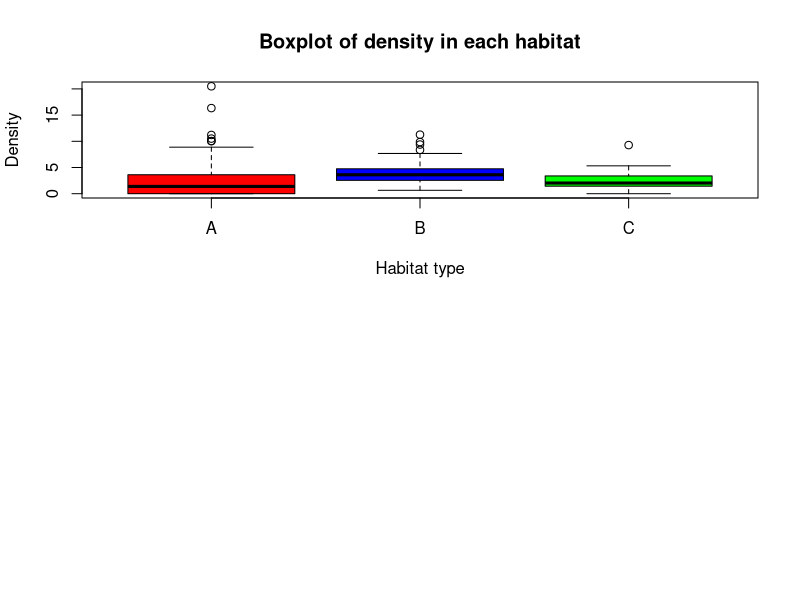

The R script that drew this image: (Note: this script raises an error after producing the figure.)
## ---- chunk 1
#a
#Initialising the enviroment
setwd("~/Desktop/Statistical Computing/CW/Statistical-Computing-CW1")
eco.df <- read.table("ecoStudy.txt",header = T)
#Turning habitat variable into factor for later plotting and analysis using it
eco.df$habitat <- factor(eco.df$habitat,levels=c("A","B","C"),labels=c("A","B","C"))
attach(eco.df)

#i
#For these questions I will report my answers to 3 d.p.

round(min(density),3)
#minimum density is 0

#Selecting 1st quantile from the density column of eco-study dataset
round(quantile(density)[[2]],3)
#1st quantile of density is 1.413 to (3 d.p.)

round(median(density),3)
#Median of density is 2.744 (3 d.p.)

#Selecting 3rd quantile
round(quantile(density)[[4]],3)
#3rd quantile of density is 4.193 (3 d.p.)

round(max(density),3)
#maximum value of density is 20.497 (3 d.p.)

#ii
table(habitat)
#For habitat A, B and C there are 100, 125 and 75 observations in each respectively
## ---- chunk 2
#b
#Creating new column in eco-study dataframe
eco.df$logDensity <- log(density + 1)

#Saving plot created below to pdf file called Boxplot.pdf
pdf(file="Boxplot.pdf")

#Creating graphic of side by side box plots
par(mfrow=c(2,1))

boxplot(density~habitat,
        main="Boxplot of density in each habitat",
        xlab="Habitat type",
        ylab="Density",
        col=c("red","blue","green"))

boxplot(logDensity~habitat,
        main="Boxplot of log density in each habitat",
        xlab="Habitat type",
        ylab="Log density",
        col=c("red","blue","green"))

dev.off()

#NEED TO SORT OUT SAVING THIS PROPERLY
## ---- chunk 3
#Creating vectors to store the observed densities of each habitat type
density.A <- density[habitat=="A"]
density.B <- density[habitat=="B"]
density.C <- density[habitat=="C"]

#calculating the denominator of F statistic
F.stat.denom <- (sum((density.A-mean(density.A))^2)+
  sum((density.B-mean(density.B))^2)+
  sum((density.C-mean(density.C))^2))/(300-3)

#calculating the numerator of F statistic
F.stat.numerator <- ((100*((mean(density.A)-mean(density))^2))+
  (125*((mean(density.B)-mean(density))^2))+
  (75*((mean(density.C)-mean(density))^2)))/2

#Calculating F statistic
F.stat <- F.stat.numerator/F.stat.denom

#Finding p-value, as pf is probability that x from a RV X~F_{2}{297} is less than F.stat value the probability to be equal or larger is 1-pf
1-pf(F.stat,2,297)


#Using tapply to find the F-stat instead

#First, creating a function to calculate the numerator and denominator values for each habitat type
F.stat <- function(vec=NULL){
  
  numerator<-(length(vec)*(mean(vec)-mean(density))^2)/2
  denominator<-(sum((vec-mean(vec))^2))/(300-3)
  
  #Storing in a list so can extract both values from the function output
  output <- list("num"=numerator,"den"=denominator)
  
  return(list("num"=numerator,"den"=denominator))
}

#Applying the function to each habitat type separately using the tapply function
tapply.out.Fstat<-tapply(density,habitat,FUN=F.stat)

#Calculating the F statistic by extracting and summing the numerator and denominator parts of the tapply output
tapply.F.stat<-sum(c(tapply.out.Fstat$A$num,tapply.out.Fstat$B$num,tapply.out.Fstat$C$num))/
  sum(c(tapply.out.Fstat$A$den,tapply.out.Fstat$B$den,tapply.out.Fstat$C$den))
## ---- chunk 4
#function to calculate the residuals in the ith habitat
residual.func<- function(x){

  residuals <- x-mean(x)
  
  return(residuals)
}

#Calculating residuals for each habitat using tapply
residuals.list <- tapply(density, habitat, residual.func)
#Extracting residuals values from list and putting into a vector
residuals<-c(residuals.list$A,residuals.list$B,residuals.list$C)

#Creating QQ plot
sorted.residuals<-sort(residuals)
sorted.normal.dist<-sort(rnorm(300))

plot(x=sorted.normal.dist,y=sorted.residuals,
     xlab="Theoretical quantiles",
     ylab="Sample quantiles",
     main="QQ plot of residuals")
#Adding in reference line
qqline(residuals, col = "red", lwd = 2)

#Looking at the QQ plot the tails diverge dramatically from the reference line giving evidence that the residuals are not normally distributed.
## ---- chunk 5
calcLogMix2Gamma <- function(x,alpha,beta,p){
  
  #input argument checking
  if(is.numeric(x)==F){
    stop("x is not a numeric vector")
  }else if(length(alpha)!=2 | is.numeric(alpha)==F){
    stop("alpha needs to a numeric vector of length 2")
  }else if(length(beta)!=2 | is.numeric(beta)==F){
    stop("beta needs to a numeric vector of length 2")
  }else if(is.numeric(p)==F | p>1 | p<0 | length(p)!=1){
    stop("p must be a single numeric value between 0 and 1 inclusive")
  }
  
  #calculating the pdf for each value of x using the provided formula
  prob.dist<-p*(x^(alpha[1]-1)*exp(-beta[1]*x)*beta[1]^alpha[1])/gamma(alpha[1])+(1-p)*(x^(alpha[2]-1)*exp(-beta[2]*x)*beta[2]^alpha[2])/gamma(alpha[2])
  
  #calculating the log of the joint probability distribution
  log.prob.dist <- log(prob.dist)
  
  return(log.prob.dist)
}


#Creating objects for the function
x <- c(0.06, 2.32, 4.81, 0.02, 2.33, 2.18, 0.83, 2.45, 2.10, 3.27)
alpha <- c(0.5, 6)
beta <- c(0.5, 2.5)
p <- 0.35

#Using calcLogMixGamma function with required inputs and rounding to 3 d.p.
round(calcLogMix2Gamma(x,alpha,beta,p),3)

#The answer of the log joint pdf of each inputted x value is -0.592 -1.211 -3.644 -0.023 -1.215 -1.166 -1.792 -1.267 -1.148 -1.869 respectively (to 3 d.p.)
## ---- chunk 6
#Testing making a function to find density of normal gamma variable to see if the structure of my function matches

calcGamma <- function(x,alpha,beta){
  num <- (beta^alpha)*(x^(alpha-1))*exp(-beta*x)
  denom <- gamma(alpha)
  output <- num/denom
  return(output)
}

calcGamma(3,2,5)

dgamma(c(2,3,4),2,5)
#Note that density returns a vector of values if x is a vector
## ---- chunk 7
smoothCurve <- function(x,alpha,beta,p,q,k){
  #To calculate g(x) I split up the term to allow easier manual checking of values and reduce errors due to missing a bracket
  
  #calculating numerator and denominator in log term of g(x) function
  numerator <- (gamma(x+beta)^k)*(p^alpha)*(q^beta)
  denominator <- (gamma(alpha)^k)*(gamma(beta)^k)
  
  #combining parts of g(x) to calculate g(x) value
  g <- sin((1/(2*alpha))*log(numerator/denominator))

  return(g)
}

calcMidRiemannLoop <- function(xVec,alpha,beta,p,q,k){
  #setting up vector to store areas of each (x_{i-1},x_{i}) segment
  interval.area<-rep(0,length(xVec)-1)
  
  #loop to calculate the area in each interval
  #As we are told that the x intercept is not crossed in any interval we do not need to worry about 
  #having to split the area into 2 and calculating the area seperately for part above and below x-axis
  
  for (i in 2:length(xVec)){
    #Caclulating x input for g(x) function
    x <- (xVec[i]+xVec[i-1])/2
    
    #using equation 6 with absolute value as area cannot be negative
    interval.area[i-1] <- abs((xVec[i]-xVec[i-1])*smoothCurve(x,alpha,beta,p,q,k))
  }
  
  #Calculating total area
  approx.area <- sum(interval.area)
  
  return(approx.area)
}

calcMidRiemann <- function(xVec,alpha,beta,p,q,k){
  #Checking xVec argument
  if (is.numeric(xVec)==F){
    
    stop("xVec argument must be numeric")
    
  }else if (length(xVec)==1){
    
    stop("xvec argument must be a vector of 2 or more values")
  }else if (length(alpha)>1 | is.numeric(alpha)==F | alpha<=0){
    stop("alpha must be a single positive numeric value")
  }else if (length(beta)>1 | is.numeric(beta)==F | beta<=0){
    stop("beta must be a single positive numeric value")
  }else if (length(p)>1 | is.numeric(p)==F){
    stop("p must be a single numeric value")
  }else if (length(k)>1 | is.numeric(k)==F){
    stop("k must be a single numeric value")
  }else if (length(q)>1 | is.numeric(q)==F){
    stop("q must be a single numeric value")
  }
  #checking to see if all values in xVec are larger than the last (strictly increasing)
  ifelse(xVec != sort(xVec),stop("xVec argment must be a strictly increasing vector of values"),NA)

  #vector containing the intervals to calculate the area of
  interval.region<-xVec[-1]-xVec[1:length(xVec)-1]
  
  #values of x to input into g(x) for each of the corresponding intervals
  g.func.input <-(xVec[-1]+xVec[1:length(xVec)-1])/2
  
  #calculating each intervals approximate area using equation (6) without summation
  interval.area <- abs(interval.region*smoothCurve(g.func.input,alpha,beta,p,q,k))
  #summing individual areas to find total area 
  approx.area <- sum(interval.area)
  
  return(approx.area)
}

#Creating vector of intervals as specified
xVec <- seq(from=2,to=8,by=0.01)

round(calcMidRiemann(xVec,2.1,0.5,3,6,2),3)
#The answer for (e) is 4.316 to 3 d.p.

#checking against loop version
calcMidRiemannLoop(xVec,2.1,0.5,3,6,2)


plot(xVec,smoothCurve(xVec,2.1,0.5,3,6,2))

#Finish checking the other argments!

# #Testing
# library(DescTools)
# AUC(xVec,smoothCurve(xVec,2.1,0.5,3,6,2),absolutearea=TRUE)
# 
# xVec <- c(2,4,5,-2,1,7)
# ifelse(xVec != sort(xVec),stop("xVec argment must be a strictly increasing vector of values"),NA)
## ---- chunk 8

calcMidRiemannAreas <- function(xSeqList,alpha,beta,p,q,k){
  #Using sapply to apply calcMidRiemann function to each list element and return each calculated area as an element of a vector
  vector.of.areas <- sapply(xSeqList,calcMidRiemann,alpha=alpha,beta=beta,p=p,q=q,k=k)
  
  #Summing areas calculated for each list element to find total area
  total.area<-sum(vector.of.areas)
  
  return(sum(list.of.areas))
}

#creating list of sequences as defined in (g)
xSeqList <- list(seq(from=3.5,to=8,by=0.01),seq(from=2,to=4.3,by=0.1),seq(from=1.07,to=9.012,by=0.001))

round(calcMidRiemannAreas(xSeqList,1.9,0.75,2.15,7,1.65),3)
#Total area is 10.847 to 3 d.p.

#checking answer using calcMidRiemann multiple times
calcMidRiemann(seq(from=3.5,to=8,by=0.01),1.9,0.75,2.15,7,1.65)+
  calcMidRiemann(seq(from=2,to=4.3,by=0.1),1.9,0.75,2.15,7,1.65)+
  calcMidRiemann(seq(from=1.07,to=9.012,by=0.001),1.9,0.75,2.15,7,1.65)

